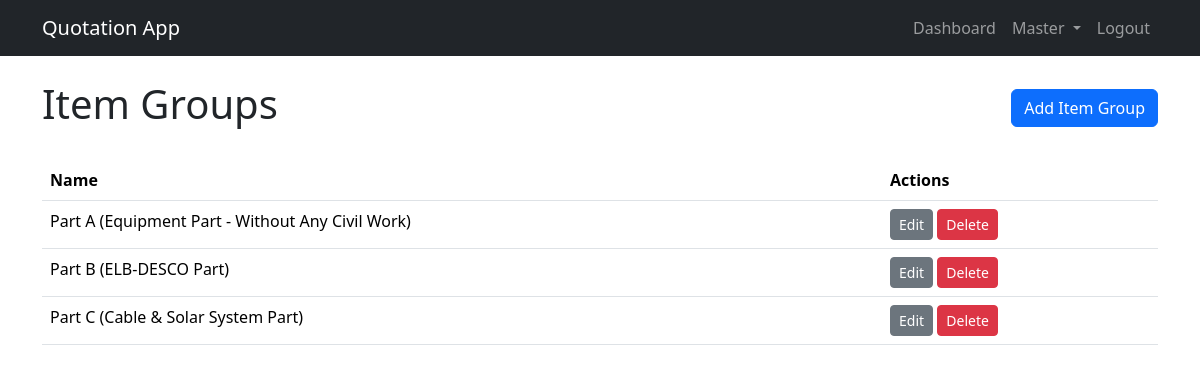
The page /item-groups/ (signed in) on the database its author committed.
### pages/models.py (models this page shows, shortened)
class ItemGroup(models.Model):
    name = models.CharField(max_length=255, unique=True)

### pages/views.py (the view)
# urls.py: path('item-groups/', ItemGroupListView.as_view(), name='itemgroup_list'),
@method_decorator(login_required, name='dispatch')
class ItemGroupListView(ListView):
    model = ItemGroup
    template_name = 'pages/itemgroup_list.html'

### templates/pages/itemgroup_list.html (shortened to what this page needs)
{% extends 'base.html' %}
{% block content %}
    <div class="d-flex justify-content-between align-items-center mb-4">
        <h1>Item Groups</h1>
        <a href="{% url 'itemgroup_create' %}" class="btn btn-primary">Add Item Group</a>
    </div>
    <table class="table">
        <thead>
            <tr>
                <th>Name</th>
                <th>Actions</th>
            </tr>
        </thead>
        <tbody>
            {% for item_group in object_list %}
                <tr>
                    <td>{{ item_group.name }}</td>
                    <td>
                        <a href="{% url 'itemgroup_update' item_group.pk %}" class="btn btn-sm btn-secondary">Edit</a>
                        <a href="{% url 'itemgroup_delete' item_group.pk %}" class="btn btn-sm btn-danger">Delete</a>
                    </td>
                </tr>
            {% endfor %}
        </tbody>
    </table>
{% endblock %}

### rows shown on the page
ItemGroup: name "Part A (Equipment Part - Without Any Civil Work)"
ItemGroup: name "Part B (ELB-DESCO Part)"
ItemGroup: name "Part C (Cable & Solar System Part)"
